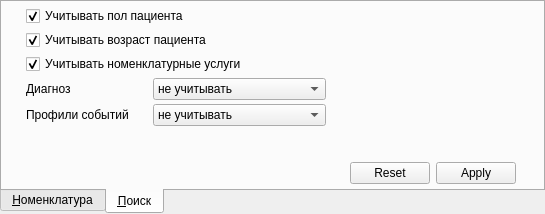
<?xml version="1.0" encoding="UTF-8"?>
<ui version="4.0">
 <class>CSGComboBoxPopup</class>
 <widget class="QWidget" name="CSGComboBoxPopup">
  <property name="geometry">
   <rect>
    <x>0</x>
    <y>0</y>
    <width>545</width>
    <height>214</height>
   </rect>
  </property>
  <property name="windowTitle">
   <string>Form</string>
  </property>
  <layout class="QGridLayout">
   <property name="margin">
    <number>0</number>
   </property>
   <property name="spacing">
    <number>0</number>
   </property>
   <item row="0" column="0">
    <widget class="QTabWidget" name="tabWidget">
     <property name="tabPosition">
      <enum>QTabWidget::South</enum>
     </property>
     <property name="tabShape">
      <enum>QTabWidget::Rounded</enum>
     </property>
     <property name="currentIndex">
      <number>1</number>
     </property>
     <widget class="QWidget" name="tabCSG">
      <attribute name="title">
       <string>&amp;Номенклатура</string>
      </attribute>
      <layout class="QVBoxLayout">
       <property name="spacing">
        <number>4</number>
       </property>
       <property name="margin">
        <number>4</number>
       </property>
       <item>
        <widget class="CTableView" name="tblCSG"/>
       </item>
      </layout>
     </widget>
     <widget class="QWidget" name="tabSearch">
      <property name="layoutDirection">
       <enum>Qt::LeftToRight</enum>
      </property>
      <attribute name="title">
       <string>&amp;Поиск</string>
      </attribute>
      <layout class="QGridLayout">
       <property name="margin">
        <number>4</number>
       </property>
       <property name="spacing">
        <number>4</number>
       </property>
       <item row="3" column="0">
        <widget class="QLabel" name="lblMKB">
         <property name="sizePolicy">
          <sizepolicy hsizetype="Maximum" vsizetype="Preferred">
           <horstretch>0</horstretch>
           <verstretch>0</verstretch>
          </sizepolicy>
         </property>
         <property name="text">
          <string>Диагноз</string>
         </property>
        </widget>
       </item>
       <item row="0" column="0" colspan="2">
        <widget class="QCheckBox" name="chkSex">
         <property name="sizePolicy">
          <sizepolicy hsizetype="Maximum" vsizetype="Fixed">
           <horstretch>0</horstretch>
           <verstretch>0</verstretch>
          </sizepolicy>
         </property>
         <property name="text">
          <string>Учитывать пол пациента</string>
         </property>
         <property name="checked">
          <bool>true</bool>
         </property>
        </widget>
       </item>
       <item row="1" column="0" colspan="2">
        <widget class="QCheckBox" name="chkAge">
         <property name="sizePolicy">
          <sizepolicy hsizetype="Maximum" vsizetype="Fixed">
           <horstretch>0</horstretch>
           <verstretch>0</verstretch>
          </sizepolicy>
         </property>
         <property name="text">
          <string>Учитывать возраст пациента</string>
         </property>
         <property name="checked">
          <bool>true</bool>
         </property>
        </widget>
       </item>
       <item row="2" column="0" colspan="2">
        <widget class="QCheckBox" name="chkCsgServices">
         <property name="text">
          <string>Учитывать номенклатурные услуги</string>
         </property>
         <property name="checked">
          <bool>true</bool>
         </property>
        </widget>
       </item>
       <item row="3" column="1">
        <widget class="QComboBox" name="cmbMKB">
         <property name="sizePolicy">
          <sizepolicy hsizetype="Maximum" vsizetype="Fixed">
           <horstretch>0</horstretch>
           <verstretch>0</verstretch>
          </sizepolicy>
         </property>
         <item>
          <property name="text">
           <string>не учитывать</string>
          </property>
         </item>
         <item>
          <property name="text">
           <string>соответствие по рубрике</string>
          </property>
         </item>
         <item>
          <property name="text">
           <string>строгое соответствие</string>
          </property>
         </item>
        </widget>
       </item>
       <item row="6" column="0" colspan="2">
        <spacer name="horizontalSpacer">
         <property name="orientation">
          <enum>Qt::Horizontal</enum>
         </property>
         <property name="sizeHint" stdset="0">
          <size>
           <width>40</width>
           <height>20</height>
          </size>
         </property>
        </spacer>
       </item>
       <item row="6" column="2">
        <widget class="QDialogButtonBox" name="buttonBox">
         <property name="sizePolicy">
          <sizepolicy hsizetype="Fixed" vsizetype="Fixed">
           <horstretch>0</horstretch>
           <verstretch>0</verstretch>
          </sizepolicy>
         </property>
         <property name="orientation">
          <enum>Qt::Horizontal</enum>
         </property>
         <property name="standardButtons">
          <set>QDialogButtonBox::Apply|QDialogButtonBox::Reset</set>
         </property>
         <property name="centerButtons">
          <bool>false</bool>
         </property>
        </widget>
       </item>
       <item row="5" column="0" colspan="3">
        <spacer name="verticalSpacer">
         <property name="orientation">
          <enum>Qt::Vertical</enum>
         </property>
         <property name="sizeHint" stdset="0">
          <size>
           <width>20</width>
           <height>40</height>
          </size>
         </property>
        </spacer>
       </item>
       <item row="4" column="0">
        <widget class="QLabel" name="lblEventProfile">
         <property name="text">
          <string>Профили событий</string>
         </property>
        </widget>
       </item>
       <item row="4" column="1">
        <widget class="QComboBox" name="cmbEventProfile">
         <item>
          <property name="text">
           <string>не учитывать</string>
          </property>
         </item>
         <item>
          <property name="text">
           <string>строгое соответствие</string>
          </property>
         </item>
        </widget>
       </item>
      </layout>
     </widget>
    </widget>
   </item>
  </layout>
 </widget>
 <customwidgets>
  <customwidget>
   <class>CTableView</class>
   <extends>QTableView</extends>
   <header>library/TableView.h</header>
  </customwidget>
 </customwidgets>
 <tabstops>
  <tabstop>buttonBox</tabstop>
  <tabstop>tblCSG</tabstop>
 </tabstops>
 <resources/>
 <connections/>
</ui>
